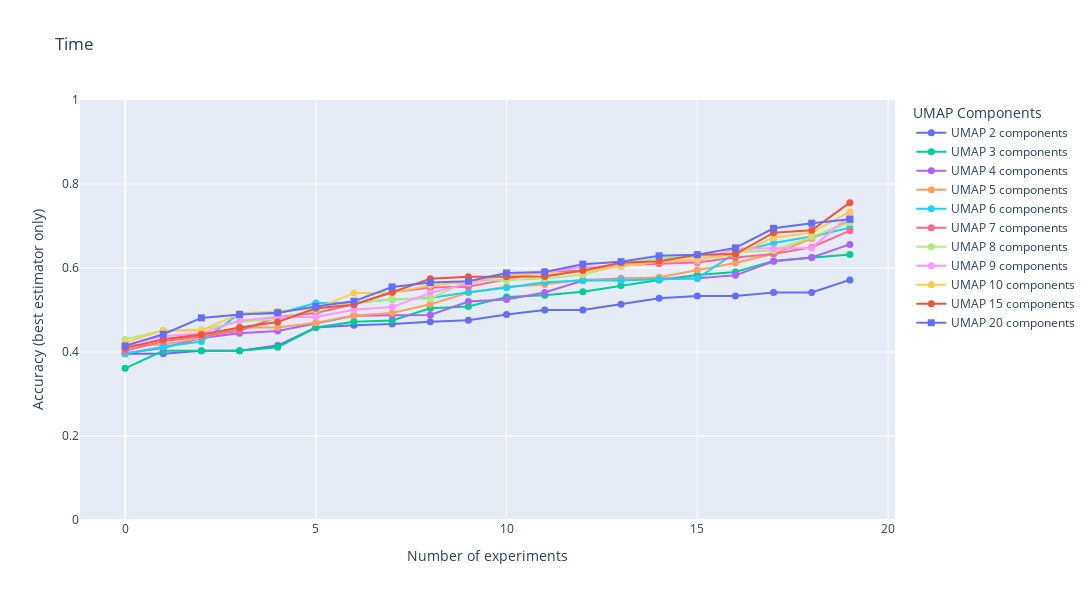

Notebook code for this chart:
### Code cell
df = results.copy()
df = filter_domain_time_only(df)
df = filter_features_all(df)
df = filter_reducer_over_all(df)
df = filter_scaler_none(df)
df = filter_view_standardized_intra(df)
# df = pd.concat([filter_only_reducer_dataset_diferent_from_train(df), filter_only_reducer_dataset_equals_train_dataset(df)])
df = filter_only_reducer_dataset_diferent_from_train(df)
df = filter_same_train_test(df)
df = best_of_each_estimator(df)

marker_colors = list(itertools.product(markers, colors))

fig = go.Figure()

for i, n_components in enumerate(sorted(df["umap components"].unique())):
    df_comp = df[df["umap components"] == n_components]
    # df_comp = best_of_each_estimator(df_comp)
    df_comp.sort_values(by="accuracy (mean)", inplace=True)
    fig.add_trace(
        go.Scatter(
            x=list(range(len(df_comp))),
            y=df_comp["accuracy (mean)"],
            name=f"UMAP {n_components} components",
            mode="lines+markers",
            marker=dict(
                color=marker_colors[i][1],
                symbol=marker_colors[i][0],
                size=7,
            ),
        )
    )

fig.update_layout(
    title="Time",
    xaxis_title="Number of experiments",
    yaxis_title="Accuracy (best estimator only)",
    legend_title="UMAP Components",
    width=1200,
    height=600,
    yaxis=dict(range=[0, 1]),
    # xaxis=dict(tickmode="linear")
)
fig.show()

### Figure 1 — Plotly figure (JSON) as saved in the notebook; plotly's stock layout.template omitted (floating-point values rounded to 4 significant figures)
{"data": [{"marker": {"color": "#636EFA", "size": 7, "symbol": "circle"}, "mode": "lines+markers", "name": "UMAP 2 components", "type": "scatter", "x": [0, 1, 2, 3, 4, 5, 6, 7, 8, 9, 10, 11, 12, 13, 14, 15, 16, 17, 18, 19], "y": [0.3958, 0.3958, 0.4028, 0.4028, 0.4153, 0.4583, 0.4639, 0.4667, 0.4722, 0.4758, 0.4892, 0.5, 0.5, 0.5139, 0.5278, 0.5333, 0.5333, 0.5417, 0.5417, 0.5717]}, {"marker": {"color": "#00CC96", "size": 7, "symbol": "circle"}, "mode": "lines+markers", "name": "UMAP 3 components", "type": "scatter", "x": [0, 1, 2, 3, 4, 5, 6, 7, 8, 9, 10, 11, 12, 13, 14, 15, 16, 17, 18, 19], "y": [0.3611, 0.4028, 0.4028, 0.4028, 0.4111, 0.4583, 0.4722, 0.475, 0.5042, 0.5083, 0.5312, 0.535, 0.5433, 0.5583, 0.5715, 0.5833, 0.5903, 0.6167, 0.625, 0.6319]}, {"marker": {"color": "#AB63FA", "size": 7, "symbol": "circle"}, "mode": "lines+markers", "name": "UMAP 4 components", "type": "scatter", "x": [0, 1, 2, 3, 4, 5, 6, 7, 8, 9, 10, 11, 12, 13, 14, 15, 16, 17, 18, 19], "y": [0.3972, 0.4097, 0.4333, 0.4444, 0.45, 0.4683, 0.4861, 0.4875, 0.4883, 0.5201, 0.525, 0.5417, 0.5701, 0.575, 0.575, 0.5757, 0.5825, 0.616, 0.625, 0.6562]}, {"marker": {"color": "#FFA15A", "size": 7, "symbol": "circle"}, "mode": "lines+markers", "name": "UMAP 5 components", "type": "scatter", "x": [0, 1, 2, 3, 4, 5, 6, 7, 8, 9, 10, 11, 12, 13, 14, 15, 16, 17, 18, 19], "y": [0.4167, 0.4174, 0.4333, 0.4583, 0.4583, 0.4694, 0.4868, 0.4931, 0.5139, 0.5408, 0.5556, 0.5608, 0.5725, 0.5733, 0.5778, 0.595, 0.6118, 0.634, 0.67, 0.7125]}, {"marker": {"color": "#19D3F3", "size": 7, "symbol": "circle"}, "mode": "lines+markers", "name": "UMAP 6 components", "type": "scatter", "x": [0, 1, 2, 3, 4, 5, 6, 7, 8, 9, 10, 11, 12, 13, 14, 15, 16, 17, 18, 19], "y": [0.3958, 0.4125, 0.425, 0.4917, 0.4917, 0.5167, 0.5174, 0.525, 0.5285, 0.5425, 0.5528, 0.566, 0.57, 0.5701, 0.5733, 0.575, 0.6367, 0.6597, 0.675, 0.6958]}, {"marker": {"color": "#FF6692", "size": 7, "symbol": "circle"}, "mode": "lines+markers", "name": "UMAP 7 components", "type": "scatter", "x": [0, 1, 2, 3, 4, 5, 6, 7, 8, 9, 10, 11, 12, 13, 14, 15, 16, 17, 18, 19], "y": [0.4028, 0.4257, 0.4375, 0.4507, 0.4833, 0.4931, 0.5139, 0.5425, 0.5535, 0.5556, 0.5733, 0.5917, 0.5938, 0.6067, 0.61, 0.6132, 0.625, 0.6333, 0.6493, 0.6889]}, {"marker": {"color": "#B6E880", "size": 7, "symbol": "circle"}, "mode": "lines+markers", "name": "UMAP 8 components", "type": "scatter", "x": [0, 1, 2, 3, 4, 5, 6, 7, 8, 9, 10, 11, 12, 13, 14, 15, 16, 17, 18, 19], "y": [0.4306, 0.4514, 0.4535, 0.4722, 0.4783, 0.5, 0.5167, 0.5257, 0.5271, 0.5694, 0.5717, 0.575, 0.5842, 0.6083, 0.6236, 0.6271, 0.6382, 0.6417, 0.6742, 0.7083]}, {"marker": {"color": "#FF97FF", "size": 7, "symbol": "circle"}, "mode": "lines+markers", "name": "UMAP 9 components", "type": "scatter", "x": [0, 1, 2, 3, 4, 5, 6, 7, 8, 9, 10, 11, 12, 13, 14, 15, 16, 17, 18, 19], "y": [0.4167, 0.4375, 0.4444, 0.475, 0.4833, 0.4833, 0.5007, 0.5069, 0.5403, 0.5633, 0.5833, 0.5896, 0.6025, 0.6042, 0.6153, 0.6167, 0.6458, 0.6467, 0.6479, 0.725]}, {"marker": {"color": "#FECB52", "size": 7, "symbol": "circle"}, "mode": "lines+markers", "name": "UMAP 10 components", "type": "scatter", "x": [0, 1, 2, 3, 4, 5, 6, 7, 8, 9, 10, 11, 12, 13, 14, 15, 16, 17, 18, 19], "y": [0.4222, 0.4514, 0.4514, 0.4917, 0.4972, 0.5028, 0.5403, 0.5408, 0.559, 0.5667, 0.5833, 0.5854, 0.5908, 0.6042, 0.6153, 0.6208, 0.6319, 0.6722, 0.6842, 0.734]}, {"marker": {"color": "#EF553B", "size": 7, "symbol": "circle"}, "mode": "lines+markers", "name": "UMAP 15 components", "type": "scatter", "x": [0, 1, 2, 3, 4, 5, 6, 7, 8, 9, 10, 11, 12, 13, 14, 15, 16, 17, 18, 19], "y": [0.4097, 0.4306, 0.4417, 0.4583, 0.4715, 0.5042, 0.5125, 0.5424, 0.5742, 0.5792, 0.5792, 0.58, 0.5942, 0.6125, 0.6158, 0.6313, 0.6333, 0.684, 0.69, 0.7556]}, {"marker": {"color": "#636EFA", "size": 7, "symbol": "square"}, "mode": "lines+markers", "name": "UMAP 20 components", "type": "scatter", "x": [0, 1, 2, 3, 4, 5, 6, 7, 8, 9, 10, 11, 12, 13, 14, 15, 16, 17, 18, 19], "y": [0.4146, 0.4424, 0.4813, 0.4892, 0.4938, 0.5083, 0.5208, 0.5549, 0.5653, 0.5683, 0.5883, 0.5903, 0.6092, 0.615, 0.6292, 0.6317, 0.6479, 0.6944, 0.7067, 0.716]}], "layout": {"height": 600, "legend": {"title": {"text": "UMAP Components"}}, "title": {"text": "Time"}, "width": 1200, "xaxis": {"title": {"text": "Number of experiments"}}, "yaxis": {"range": [0, 1], "title": {"text": "Accuracy (best estimator only)"}}}}
